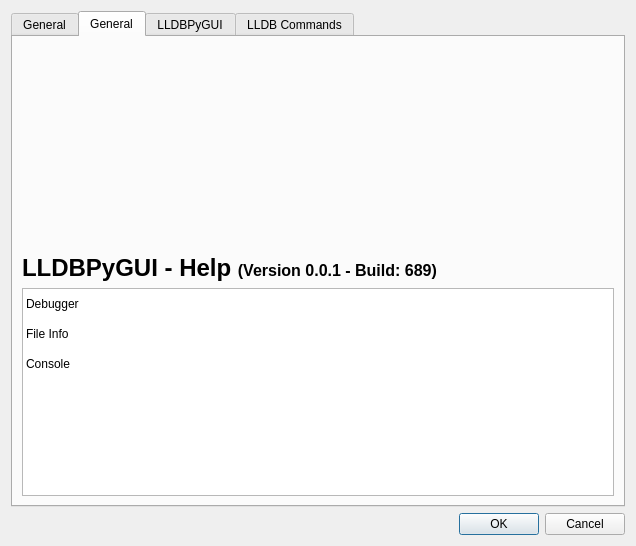
<?xml version="1.0" encoding="UTF-8"?>
<ui version="4.0">
 <class>LLDBPyGUIHelp</class>
 <widget class="QDialog" name="LLDBPyGUIHelp">
  <property name="geometry">
   <rect>
    <x>0</x>
    <y>0</y>
    <width>636</width>
    <height>546</height>
   </rect>
  </property>
  <property name="windowTitle">
   <string>LLDBPyGUI - Help</string>
  </property>
  <property name="modal">
   <bool>true</bool>
  </property>
  <layout class="QVBoxLayout" name="verticalLayout_2">
   <item>
    <widget class="QTabWidget" name="tabWidget">
     <property name="currentIndex">
      <number>1</number>
     </property>
     <widget class="QWidget" name="tab_4">
      <attribute name="title">
       <string>General</string>
      </attribute>
      <layout class="QVBoxLayout" name="verticalLayout_4">
       <item>
        <widget class="QLabel" name="label_2">
         <property name="text">
          <string>&lt;html&gt;&lt;head/&gt;&lt;body&gt;&lt;p&gt;&lt;span style=&quot; font-size:18pt; font-weight:600;&quot;&gt;LLDBPyGUI - Help &lt;/span&gt;&lt;span style=&quot; font-size:12pt;&quot;&gt;(Version 0.0.1 - Build: 689)&lt;/span&gt;&lt;/p&gt;&lt;/body&gt;&lt;/html&gt;</string>
         </property>
        </widget>
       </item>
       <item>
        <widget class="QTextEdit" name="textEdit">
         <property name="readOnly">
          <bool>true</bool>
         </property>
         <property name="html">
          <string>&lt;!DOCTYPE HTML PUBLIC &quot;-//W3C//DTD HTML 4.0//EN&quot; &quot;http://www.w3.org/TR/REC-html40/strict.dtd&quot;&gt;
&lt;html&gt;&lt;head&gt;&lt;meta name=&quot;qrichtext&quot; content=&quot;1&quot; /&gt;&lt;style type=&quot;text/css&quot;&gt;
p, li { white-space: pre-wrap; }
&lt;/style&gt;&lt;/head&gt;&lt;body style=&quot; font-family:'.AppleSystemUIFont'; font-size:13pt; font-weight:400; font-style:normal;&quot;&gt;
&lt;p style=&quot; margin-top:0px; margin-bottom:0px; margin-left:0px; margin-right:0px; -qt-block-indent:0; text-indent:0px;&quot;&gt;&lt;span style=&quot; font-size:18pt; font-weight:600;&quot;&gt;Introduction&lt;/span&gt;&lt;/p&gt;
&lt;p style=&quot; margin-top:0px; margin-bottom:0px; margin-left:0px; margin-right:0px; -qt-block-indent:0; text-indent:0px;&quot;&gt;Welcome to LLDBPyGUI - a lightweight Python script GUI frontend extension for the LLDB Debugger. The script compilation is using the python API of LLDB as base and PyQt6 for the GUI frontend. It is important to state that the script is intent to be used and started from inside LLDB. This package comes with a init script for LLDB to add some custom commands to control LLDBPyGUI.&lt;/p&gt;
&lt;p style=&quot;-qt-paragraph-type:empty; margin-top:0px; margin-bottom:0px; margin-left:0px; margin-right:0px; -qt-block-indent:0; text-indent:0px;&quot;&gt;&lt;br /&gt;&lt;/p&gt;
&lt;p style=&quot; margin-top:0px; margin-bottom:0px; margin-left:0px; margin-right:0px; -qt-block-indent:0; text-indent:0px;&quot;&gt;&lt;span style=&quot; font-size:18pt; font-weight:600;&quot;&gt;Features&lt;/span&gt;&lt;/p&gt;
&lt;ul style=&quot;margin-top: 0px; margin-bottom: 0px; margin-left: 0px; margin-right: 0px; -qt-list-indent: 1;&quot;&gt;&lt;li style=&quot; margin-top:12px; margin-bottom:0px; margin-left:0px; margin-right:0px; -qt-block-indent:0; text-indent:0px;&quot;&gt;Debugger&lt;/li&gt;
&lt;ul style=&quot;margin-top: 0px; margin-bottom: 0px; margin-left: 0px; margin-right: 0px; -qt-list-indent: 2;&quot;&gt;&lt;li style=&quot; margin-top:0px; margin-bottom:0px; margin-left:0px; margin-right:0px; -qt-block-indent:0; text-indent:0px;&quot;&gt;Assembler view&lt;/li&gt;
&lt;li style=&quot; margin-top:0px; margin-bottom:0px; margin-left:0px; margin-right:0px; -qt-block-indent:0; text-indent:0px;&quot;&gt;Register view&lt;/li&gt;
&lt;li style=&quot; margin-top:0px; margin-bottom:0px; margin-left:0px; margin-right:0px; -qt-block-indent:0; text-indent:0px;&quot;&gt;Source view&lt;/li&gt;
&lt;li style=&quot; margin-top:0px; margin-bottom:0px; margin-left:0px; margin-right:0px; -qt-block-indent:0; text-indent:0px;&quot;&gt;Threads/Frames&lt;/li&gt;&lt;/ul&gt;
&lt;li style=&quot; margin-top:0px; margin-bottom:0px; margin-left:0px; margin-right:0px; -qt-block-indent:0; text-indent:0px;&quot;&gt;File Infos&lt;/li&gt;
&lt;li style=&quot; margin-top:0px; margin-bottom:12px; margin-left:0px; margin-right:0px; -qt-block-indent:0; text-indent:0px;&quot;&gt;Console&lt;/li&gt;&lt;/ul&gt;
&lt;p style=&quot; margin-top:0px; margin-bottom:0px; margin-left:0px; margin-right:0px; -qt-block-indent:0; text-indent:0px;&quot;&gt;- asd&lt;/p&gt;&lt;/body&gt;&lt;/html&gt;</string>
         </property>
        </widget>
       </item>
      </layout>
     </widget>
     <widget class="QWidget" name="tab">
      <attribute name="title">
       <string>General</string>
      </attribute>
      <layout class="QVBoxLayout" name="verticalLayout_3">
       <item>
        <spacer name="verticalSpacer">
         <property name="orientation">
          <enum>Qt::Vertical</enum>
         </property>
         <property name="sizeHint" stdset="0">
          <size>
           <width>20</width>
           <height>40</height>
          </size>
         </property>
        </spacer>
       </item>
       <item>
        <widget class="QLabel" name="label">
         <property name="font">
          <font>
           <weight>75</weight>
           <bold>true</bold>
          </font>
         </property>
         <property name="text">
          <string>&lt;html&gt;&lt;head/&gt;&lt;body&gt;&lt;p&gt;&lt;span style=&quot; font-size:18pt; font-weight:600;&quot;&gt;LLDBPyGUI - Help &lt;/span&gt;&lt;span style=&quot; font-size:12pt;&quot;&gt;(Version 0.0.1 - Build: 689)&lt;/span&gt;&lt;/p&gt;&lt;/body&gt;&lt;/html&gt;</string>
         </property>
        </widget>
       </item>
       <item>
        <widget class="QTableWidget" name="tableWidget">
         <property name="showGrid">
          <bool>false</bool>
         </property>
         <property name="rowCount">
          <number>4</number>
         </property>
         <property name="columnCount">
          <number>3</number>
         </property>
         <attribute name="horizontalHeaderVisible">
          <bool>false</bool>
         </attribute>
         <attribute name="horizontalHeaderStretchLastSection">
          <bool>true</bool>
         </attribute>
         <attribute name="verticalHeaderVisible">
          <bool>false</bool>
         </attribute>
         <row>
          <property name="text">
           <string>Debugger</string>
          </property>
         </row>
         <row>
          <property name="text">
           <string>File Info</string>
          </property>
         </row>
         <row>
          <property name="text">
           <string>Cosnole</string>
          </property>
         </row>
         <row/>
         <column>
          <property name="text">
           <string>Key</string>
          </property>
         </column>
         <column>
          <property name="text">
           <string>Value</string>
          </property>
         </column>
         <column>
          <property name="text">
           <string>Description</string>
          </property>
         </column>
         <item row="0" column="0">
          <property name="text">
           <string>Debugger</string>
          </property>
         </item>
         <item row="0" column="1">
          <property name="text">
           <string/>
          </property>
         </item>
         <item row="1" column="0">
          <property name="text">
           <string>File Info</string>
          </property>
         </item>
         <item row="1" column="1">
          <property name="text">
           <string/>
          </property>
         </item>
         <item row="1" column="2">
          <property name="text">
           <string/>
          </property>
         </item>
         <item row="2" column="0">
          <property name="text">
           <string>Console</string>
          </property>
         </item>
         <item row="2" column="1">
          <property name="text">
           <string/>
          </property>
         </item>
        </widget>
       </item>
      </layout>
     </widget>
     <widget class="QWidget" name="tab_2">
      <attribute name="title">
       <string>LLDBPyGUI</string>
      </attribute>
     </widget>
     <widget class="QWidget" name="tab_3">
      <attribute name="title">
       <string>LLDB Commands</string>
      </attribute>
     </widget>
    </widget>
   </item>
   <item>
    <widget class="QDialogButtonBox" name="buttonBox">
     <property name="sizePolicy">
      <sizepolicy hsizetype="Expanding" vsizetype="Fixed">
       <horstretch>1</horstretch>
       <verstretch>1</verstretch>
      </sizepolicy>
     </property>
     <property name="orientation">
      <enum>Qt::Horizontal</enum>
     </property>
     <property name="standardButtons">
      <set>QDialogButtonBox::Cancel|QDialogButtonBox::Ok</set>
     </property>
    </widget>
   </item>
  </layout>
 </widget>
 <resources/>
 <connections>
  <connection>
   <sender>buttonBox</sender>
   <signal>accepted()</signal>
   <receiver>LLDBPyGUIHelp</receiver>
   <slot>accept()</slot>
   <hints>
    <hint type="sourcelabel">
     <x>248</x>
     <y>254</y>
    </hint>
    <hint type="destinationlabel">
     <x>157</x>
     <y>274</y>
    </hint>
   </hints>
  </connection>
  <connection>
   <sender>buttonBox</sender>
   <signal>rejected()</signal>
   <receiver>LLDBPyGUIHelp</receiver>
   <slot>reject()</slot>
   <hints>
    <hint type="sourcelabel">
     <x>316</x>
     <y>260</y>
    </hint>
    <hint type="destinationlabel">
     <x>286</x>
     <y>274</y>
    </hint>
   </hints>
  </connection>
 </connections>
</ui>
